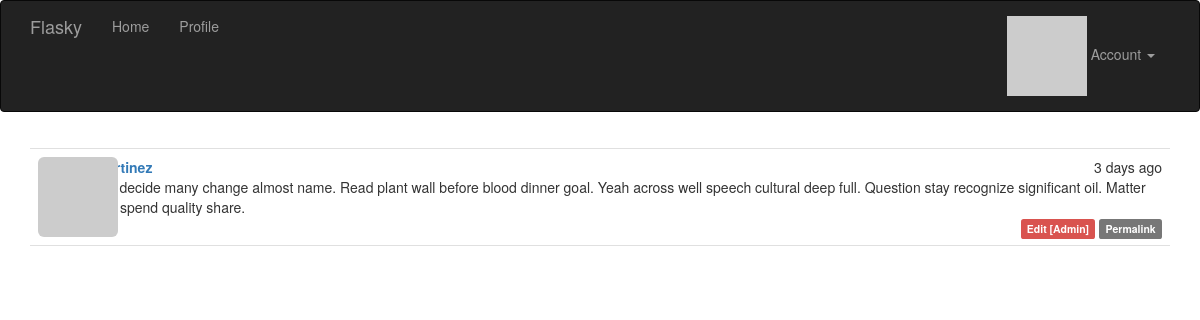
The app's page /post/74 (signed in), older data.
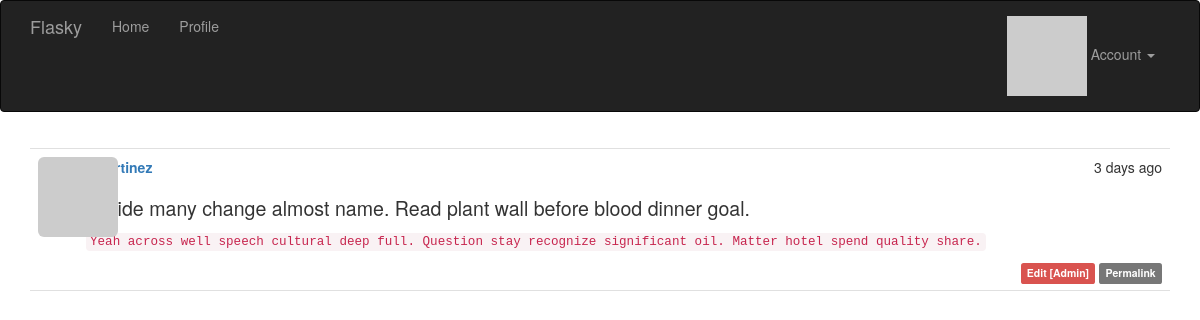
The same page, newer data.
### app/models.py (models this page shows, shortened)
class Post(db.Model):
    __tablename__ = 'posts'
    id = db.Column(db.Integer, primary_key=True)
    body = db.Column(db.Text)
    timestamp = db.Column(db.DateTime, index=True, default=datetime.utcnow)
    author_id = db.Column(db.Integer, db.ForeignKey('users.id'))
    body_html = db.Column(db.Text)

class User(UserMixin, db.Model):
    __tablename__ = 'users'
    id = db.Column(db.Integer, primary_key=True)
    email = db.Column(db.String(64), unique=True, index=True)
    username = db.Column(db.String(64), unique=True, index=True)
    role_id = db.Column(db.Integer, db.ForeignKey('roles.id'))
    posts = db.relationship('Post', backref='author', lazy='dynamic')
    password_hash = db.Column(db.String(128))
    confirmed = db.Column(db.Boolean, default=False)
    name = db.Column(db.String(64))
    location = db.Column(db.String(64))
    about_me = db.Column(db.Text())
    member_since = db.Column(db.DateTime(), default=datetime.utcnow)
    last_seen = db.Column(db.DateTime(), default=datetime.utcnow)
    avatar_hash = db.Column(db.String(32))
    def can(self, perm):
        return self.role is not None and self.role.has_permission(perm)
    def is_administrator(self):
        return self.can(Permission.ADMIN)
    @property
    def password(self):
        raise AttributeError('password is not a readable attribute')
    @login_manager.user_loader
    def load_user(user_id):
        return User.query.get(int(user_id))
    def gravatar(self, size=100, default='identicon', rating='g'):
        if request.is_secure:
            url = 'https://secure.gravatar.com/avatar'
        else:
            url = 'http://www.gravatar.com/avatar'
        hash = hashlib.md5(self.email.lower().encode('utf-8')).hexdigest()
        return '{url}/{hash}?s={size}&d={default}&r={rating}'.format(
                        url=url, hash=hash, size=size, default=default, rating=rating)
    def ping(self):
        self.last_seen = datetime.utcnow()
        db.session.add(self)
        db.session.commit()

### app/main/views.py (the view)
@main.route('/post/<int:id>')
def post(id):
    post = Post.query.get_or_404(id)
    return render_template('post.html', posts=[post])

### app/auth/views.py (called while the page is built)
@auth.before_app_request
def before_request():
    if current_user.is_authenticated:
        current_user.ping()
        if not current_user.confirmed \
                and request.endpoint \
                and request.blueprint != 'auth' \
                and request.endpoint != 'static':
            return redirect(url_for('auth.unconfirmed'))

### app/main/__init__.py (called while the page is built)
@main.app_context_processor
def inject_permission():
    return dict(Permission=Permission)

### app/models.py (called while the page is built)
    def has_permission(self, perm):
        return self.permissions & perm == perm

### app/templates/post.html (shortened to what this page needs)
{% extends "base.html" %}
{% block page_content %}
{% include '_posts.html' %}
{% endblock %}

### app/templates/_posts.html
<ul class="posts">
    {% for post in posts %}
    <li class="post">
        <div class="post-thumbnail">
            <a href="{{ url_for('.user', username=post.author.username) }}">
                <img class="img-rounded profile-thumbnail"
                src="{{ post.author.gravatar(size=40) }}">
            </a>
        </div>
        <div class="post-content">
            <div class="post-date">{{ moment(post.timestamp).fromNow() }}</div>
            <div class="post-author">
                <a href="{{ url_for('.user', username=post.author.username) }}">
                {{ post.author.username }}
                </a>
            </div>
            <div class="post-body">
                {% if post.body_html %}
                    {{ post.body_html | safe }}
                {% else %}
                    {{ post.body }}
                {% endif %}
            </div>
            <div class="post-footer">
                {% if current_user == post.author %}
                <a href="{{ url_for('.edit', id=post.id) }}">
                    <span class="label label-primary">Edit</span>
                </a>
                {% elif current_user.is_administrator() %}
                <a href="{{ url_for('.edit', id=post.id) }}">
                    <span class="label label-danger">Edit [Admin]</span>
                </a>
                {% endif %}
                <a href="{{ url_for('.post', id=post.id) }}">
                    <span class="label label-default">Permalink</span>
                </a>
            </div>
        </div>
    </li>
    {% endfor %}
</ul>

Row changes from the older to the newer data that the page shows:
changed Post "omartinez": body_html (not shown) → "decide many change almost name. Read plant wall before blood dinner goal. Yeah across well speech cultural deep full. Question stay recognize significant oil. Matter hotel spend quality share."; body "Goal decide many change almost name. Read plant wall before blood dinner goal. Yeah across well speech cultural deep full. Question stay recognize significant oil. Matter hotel spend quality share." → (not shown)
